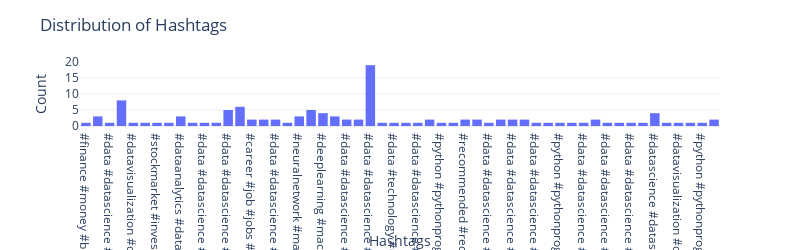

The cell this chart's notebook holds for it:
### Markdown cell above
## **Task 12**
> Have a look at the distribution of hashtags to see which hashtag is used the most in all the
posts

### Code cell
fig = go.Figure(go.Histogram(x = df['Hashtags']))
fig.update_layout(width=800, height=250)
fig.update_layout(
    title = "Distribution of Hashtags",
    xaxis_title="Hashtags",
    yaxis_title = "Count"
)
fig.show()

### Figure 1 — Plotly figure (JSON) as saved in the notebook; plotly's stock layout.template omitted (floating-point values rounded to 4 significant figures)
{"data": [{"type": "histogram", "x": ["#finance #money #business #investing #investment #trading #stockmarket #data #datascience #dataanalysis #dataanalytics #datascientist #machinelearning #python #pythonprogramming #pythonprojects #pythoncode #artificialintelligence #ai #dataanalyst #amankharwal #thecleverprogrammer", "#healthcare #health #covid #data #datascience #dataanalysis #dataanalytics #datascientist #machinelearning #python #pythonprogramming #pythonprojects #pythoncode #artificialintelligence #ai #dataanalyst #amankharwal #thecleverprogrammer", "#data #datascience #dataanalysis #dataanalytics #datascientist #machinelearning #python #pythonprogramming #pythonprojects #pythoncode #artificialintelligence #ai #deeplearning #machinelearningprojects #datascienceprojects #amankharwal #thecleverprogrammer #machinelearningmodels", "#python #pythonprogramming #pythonprojects #pythoncode #pythonlearning #pythondeveloper #pythoncoding #pythonprogrammer #amankharwal #thecleverprogrammer #pythonprojects", "#datavisualization #datascience #data #dataanalytics #machinelearning #dataanalysis #artificialintelligence #python #datascientist #bigdata #deeplearning #dataviz #ai #analytics #technology #dataanalyst #programming #pythonprogramming #statistics #coding #businessintelligence #datamining #tech #business #computerscience #tableau #database #thecleverprogrammer #amankharwal", "#data #datascience #dataanalysis #dataanalytics #datascientist #machinelearning #python #pythonprogramming #pythonprojects #pythoncode #artificialintelligence #ai #deeplearning #algorithm #algorithms #machinelearningalgorithms #ml #amankharwal #thecleverprogrammer #softskills", "#stockmarket #investing #stocks #trading #money #investment #finance #forex #datavisualization #datascience #data #dataanalytics #machinelearning #dataanalysis #ai #candlestick #candlestickcharts", "#python #pythonprogramming #pythonprojects #pythoncode #pythonlearning #pythondeveloper #pythoncoding #pythonprogrammer #amankharwal #thecleverprogrammer #pythonprojects #pythonbooks #bookstagram", "#dataanalytics #datascience #data #machinelearning #datavisualization #bigdata #artificialintelligence #datascientist #python #analytics #ai #dataanalysis #deeplearning #technology #programming #coding #dataanalyst #business #pythonprogramming #datamining #tech #businessintelligence #database #computerscience #statistics #powerbi #dataanalysisprojects #businessanalytics #thecleverprogrammer #amankharwal", "#python #pythonprogramming #pythonprojects #pythoncode #pythonlearning #pythondeveloper #pythoncoding #pythonprogrammer #amankharwal #thecleverprogrammer #pythonprojects", "#neuralnetwork #machinelearning #artificialintelligence #deeplearning #python #ai #datascience #neuralnetworks #programming #tensorflow #datascientist #pythonprogramming #tech #technology #artificialintelligenceai #machinelearningalgorithms #computerscience #coding #ml #data #amankharwal #thecleverprogrammer #alexnet", "#python #pythonprogramming #pythonprojects #pythoncode #pythonlearning #pythondeveloper #pythoncoding #pythonprogrammer #amankharwal #thecleverprogrammer #pythonprojects", "#data #datascience #dataanalysis #dataanalytics #datascientist #machinelearning #python #pythonprogramming #pythonprojects #pythoncode #artificialintelligence #ai #deeplearning #algorithm #algorithms #machinelearningalgorithms #ml #amankharwal #thecleverprogrammer", "#stockmarket #investing #stocks #trading #money #investment #finance #forex #datavisualization #datascience #data #dataanalytics #machinelearning #dataanalysis #ai #candlestick #candlestickcharts #amankharwal #thecleverprogrammer", "#data #datascience #dataanalysis #dataanalytics #datascientist #machinelearning #python #pythonprogramming #pythonprojects #pythoncode #artificialintelligence #ai #deeplearning #sentimentanalysis #sentiment #nlp #naturallanguageprocessing #amankharwal #thecleverprogrammer", "#timeseries #time #statistics #datascience #bigdata #machinelearning #python #ai #timeseriesanalysis #datavisualization #dataanalytics #data #iot #analysis #timeseriesmalaysia #artificialintelligence #analytics #amankharwal #thecleverprogrammer", "#career #job #jobs #jobsearch #education #business #success #careergoals #motivation #work #careerdevelopment #careers #goals #resume #students #careeradvice #datascience #marketing #digitalmarketing #media #socialmedia #IT #webdevelopment #amankharwal #thecleverprogrammer", "#timeseries #time #statistics #datascience #bigdata #machinelearning #python #ai #timeseriesanalysis #datavisualization #dataanalytics #data #iot #analysis #timeseriesmalaysia #artificialintelligence #analytics #amankharwal #thecleverprogrammer", "#data #datascience #dataanalysis #dataanalytics #datascientist #machinelearning #python #pythonprogramming #pythonprojects #pythoncode #artificialintelligence #ai #deeplearning #machinelearningprojects #datascienceprojects #amankharwal #thecleverprogrammer #machinelearningmodels #stress #stressdetection", "#data #datascience #dataanalysis #dataanalytics #datascientist #machinelearning #python #pythonprogramming #pythonprojects #pythoncode #artificialintelligence #ai #deeplearning #machinelearningprojects #datascienceprojects #amankharwal #thecleverprogrammer #machinelearningmodels #zomato #business #casestudy #businessmodel", "#datavisualization #datascience #data #dataanalytics #machinelearning #dataanalysis #artificialintelligence #python #datascientist #bigdata #deeplearning #dataviz #ai #analytics #technology #dataanalyst #programming #pythonprogramming #statistics #coding #businessintelligence #datamining #tech #business #boxplots #thecleverprogrammer #amankharwal", "#neuralnetwork #machinelearning #artificialintelligence #deeplearning #python #ai #datascience #neuralnetworks #programming #tensorflow #datascientist #pythonprogramming #tech #technology #artificialintelligenceai #machinelearningalgorithms #computerscience #coding #ml #data #amankharwal #thecleverprogrammer", "#python #pythonprogramming #pythonprojects #pythoncode #pythonlearning #pythondeveloper #pythoncoding #pythonprogrammer #amankharwal #thecleverprogrammer #pythonprojects", "#programming #coding #programmer #python #developer #javascript #technology #code #coder #java #html #computerscience #tech #css #webdeveloper #software #webdevelopment #codinglife #softwaredeveloper #linux #programmingmemes #webdesign #programmers #php #programminglife #machinelearning #hacking #pythonprogramming #thecleverprogrammer #amankharwal", "#deeplearning #machinelearning #artificialintelligence #datascience #ai #python #coding #technology #programming #bigdata #dataanalytics #datascientist #data #computerscience #tech #neuralnetwork #amankharwal #thecleverprogrammer", "#deeplearning #machinelearning #artificialintelligence #datascience #ai #python #coding #technology #programming #bigdata #dataanalytics #datascientist #data #computerscience #tech #neuralnetwork #amankharwal #thecleverprogrammer", "#data #datascience #dataanalysis #dataanalytics #datascientist #machinelearning #python #pythonprogramming #pythonprojects #pythoncode #artificialintelligence #ai #deeplearning #machinelearningprojects #datascienceprojects #amankharwal #thecleverprogrammer #bitcoin #cryptocurrency", "#programming #coding #programmer #python #developer #javascript #technology #code #coder #java #html #computerscience #tech #css #webdeveloper #software #webdevelopment #codinglife #softwaredeveloper #linux #programmingmemes #webdesign #programmers #php #programminglife #machinelearning #hacking #pythonprogramming #thecleverprogrammer #amankharwal", "#data #datascience #dataanalysis #dataanalytics #datascientist #machinelearning #python #pythonprogramming #pythonprojects #pythoncode #artificialintelligence #ai #deeplearning #algorithm #algorithms #machinelearningalgorithms #ml #amankharwal #thecleverprogrammer #projects #casestudies", "#data #datascience #dataanalysis #dataanalytics #datascientist #machinelearning #python #pythonprogramming #pythonprojects #pythoncode #artificialintelligence #ai #deeplearning #machinelearningprojects #datascienceprojects #amankharwal #thecleverprogrammer #machinelearningmodels #zomato #business #casestudy #businessmodel #amazonfinds", "#data #datascience #dataanalysis #dataanalytics #datascientist #machinelearning #python #pythonprogramming #pythonprojects #pythoncode #artificialintelligence #ai #deeplearning #machinelearningprojects #datascienceprojects #amankharwal #thecleverprogrammer", "#data #technology #datascience #business #tech #bigdata #dataanalytics #machinelearning #ai #analytics #datavisualization #security #artificialintelligence #cybersecurity #programming #python #software #coding #network #internet #cloud #dataanalysis #innovation #datascientist #database #amankharwal #thecleverprogrammer #google", "#programming #coding #programmer #python #developer #javascript #technology #code #coder #java #html #computerscience #tech #css #webdeveloper #software #webdevelopment #codinglife #softwaredeveloper #linux #programmingmemes #webdesign #programmers #php #programminglife #machinelearning #hacking #pythonprogramming #thecleverprogrammer #amankharwal", "#data #datascience #dataanalysis #dataanalytics #datascientist #machinelearning #python #pythonprogramming #pythonprojects #pythoncode #artificialintelligence #ai #deeplearning #sentimentanalysis #sentiment #nlp #naturallanguageprocessing #amankharwal #thecleverprogrammer", "#neuralnetwork #machinelearning #artificialintelligence #deeplearning #python #ai #datascience #neuralnetworks #programming #tensorflow #datascientist #pythonprogramming #tech #technology #artificialintelligenceai #machinelearningalgorithms #computerscience #coding #ml #data #amankharwal #thecleverprogrammer", "#data #datascience #dataanalysis #dataanalytics #datascientist #machinelearning #python #pythonprogramming #pythonprojects #pythoncode #artificialintelligence #ai #deeplearning #sentimentanalysis #sentiment #nlp #naturallanguageprocessing #amankharwal #thecleverprogrammer", "#data #technology #datascience #business #tech #bigdata #dataanalytics #machinelearning #ai #analytics #datavisualization #security #artificialintelligence #cybersecurity #programming #python #software #coding #network #internet #cloud #dataanalysis #innovation #datascientist #database #amankharwal #thecleverprogrammer #facebook", "#data #datascience #dataanalysis #dataanalytics #datascientist #machinelearning #python #pythonprogramming #pythonprojects #pythoncode #artificialintelligence #ai #deeplearning #sentimentanalysis #sentiment #nlp #naturallanguageprocessing #amankharwal #thecleverprogrammer", "#data #datascience #dataanalysis #dataanalytics #datascientist #machinelearning #python #pythonprogramming #pythonprojects #pythoncode #artificialintelligence #ai #deeplearning #sentimentanalysis #sentiment #nlp #naturallanguageprocessing #amankharwal #thecleverprogrammer", "#neuralnetwork #machinelearning #artificialintelligence #deeplearning #python #ai #datascience #neuralnetworks #programming #tensorflow #datascientist #pythonprogramming #tech #technology #artificialintelligenceai #machinelearningalgorithms #computerscience #coding #ml #data #amankharwal #thecleverprogrammer", "#data #datascience #dataanalysis #dataanalytics #datascientist #machinelearning #python #pythonprogramming #pythonprojects #pythoncode #artificialintelligence #ai #deeplearning #machinelearningprojects #datascienceprojects #amankharwal #thecleverprogrammer", "#data #datascience #dataanalysis #dataanalytics #datascientist #machinelearning #python #pythonprogramming #pythonprojects #pythoncode #artificialintelligence #ai #deeplearning #machinelearningprojects #datascienceprojects #amankharwal #thecleverprogrammer #interview #datascienceinterview", "#data #datascience #dataanalysis #dataanalytics #datascientist #machinelearning #python #pythonprogramming #pythonprojects #pythoncode #artificialintelligence #ai #deeplearning #machinelearningprojects #datascienceprojects #amankharwal #thecleverprogrammer #interview #neuralnetworks", "#python #pythonprogramming #pythonprojects #pythoncode #pythonlearning #pythondeveloper #pythoncoding #pythonprogrammer #amankharwal #thecleverprogrammer #pythonprojects #otp #otpverification", "#python #pythonprogramming #pythonprojects #pythoncode #pythonlearning #pythondeveloper #pythoncoding #pythonprogrammer #amankharwal #thecleverprogrammer #pythonprojects #qrcodes", "#python #pythonprogramming #pythonprojects #pythoncode #pythonlearning #pythondeveloper #pythoncoding #pythonprogrammer #amankharwal #thecleverprogrammer #pythonprojects", "#data #datascience #dataanalysis #dataanalytics #datascientist #machinelearning #python #pythonprogramming #pythonprojects #pythoncode #artificialintelligence #ai #deeplearning #machinelearningprojects #datascienceprojects #amankharwal #thecleverprogrammer", "#dataanalytics #datascience #data #machinelearning #datavisualization #bigdata #artificialintelligence #datascientist #python #analytics #ai #dataanalysis #deeplearning #technology #programming #coding #dataanalyst #business #pythonprogramming #datamining #tech #businessintelligence #database #computerscience #statistics #powerbi #dataanalysisprojects #businessanalytics #thecleverprogrammer #amankharwal", "#data #datascience #dataanalysis #dataanalytics #datascientist #machinelearning #python #pythonprogramming #pythonprojects #pythoncode #artificialintelligence #ai #deeplearning #machinelearningprojects #datascienceprojects #amankharwal #thecleverprogrammer", "#data #datascience #dataanalysis #dataanalytics #datascientist #machinelearning #python #pythonprogramming #pythonprojects #pythoncode #artificialintelligence #ai #deeplearning #machinelearningprojects #datascienceprojects #amankharwal #thecleverprogrammer", "#timeseries #time #statistics #datascience #bigdata #machinelearning #python #ai #timeseriesanalysis #datavisualization #dataanalytics #data #iot #analysis #timeseriesmalaysia #artificialintelligence #analytics #amankharwal #thecleverprogrammer", "#data #datascience #dataanalysis #dataanalytics #datascientist #machinelearning #python #pythonprogramming #pythonprojects #pythoncode #artificialintelligence #ai #deeplearning #machinelearningprojects #datascienceprojects #amankharwal #thecleverprogrammer", "#data #datascience #dataanalysis #dataanalytics #datascientist #machinelearning #python #pythonprogramming #pythonprojects #pythoncode #artificialintelligence #ai #deeplearning #machinelearningprojects #datascienceprojects #amankharwal #thecleverprogrammer", "#data #datascience #dataanalysis #dataanalytics #datascientist #machinelearning #python #pythonprogramming #pythonprojects #pythoncode #artificialintelligence #ai #deeplearning #machinelearningprojects #datascienceprojects #amankharwal #thecleverprogrammer", "#python #pythonprogramming #pythonprojects #pythoncode #pythonlearning #pythondeveloper #pythoncoding #pythonprogrammer #amankharwal #thecleverprogrammer #pythonprojects", "#datavisualization #datascience #data #dataanalytics #machinelearning #dataanalysis #artificialintelligence #python #datascientist #bigdata #deeplearning #dataviz #ai #analytics #technology #dataanalyst #programming #pythonprogramming #statistics #coding #businessintelligence #datamining #tech #business #computerscience #tableau #database #bigdataanalytics #powerbi", "#recommended #recommendations #recommendationsystem #recommendation #data #datascience #dataanalysis #dataanalytics #datascientist #machinelearning #python #pythonprogramming #pythonprojects #pythoncode #artificialintelligence #ai #amankharwal #thecleverprogrammer", "#datavisualization #datascience #data #dataanalytics #machinelearning #dataanalysis #artificialintelligence #python #datascientist #bigdata #deeplearning #dataviz #ai #analytics #technology #dataanalyst #programming #pythonprogramming #statistics #amankharwal #thecleverprogrammer", "#data #datascience #dataanalysis #dataanalytics #datascientist #machinelearning #python #pythonprogramming #pythonprojects #pythoncode #artificialintelligence #ai #deeplearning #machinelearningprojects #datascienceprojects #amankharwal #thecleverprogrammer #finance #business #money #investing", "#coding #programming #programmer #python #developer #javascript #code #coder #technology #html #computerscience #codinglife #java #webdeveloper #tech #css #webdevelopment #software #softwaredeveloper #interview #job #codinginterview #amankharwal #thecleverprogrammer", "#data #datascience #dataanalysis #dataanalytics #datascientist #machinelearning #python #pythonprogramming #pythonprojects #pythoncode #artificialintelligence #ai #deeplearning #machinelearningprojects #datascienceprojects #amankharwal #thecleverprogrammer", "#healthcare #health #covid #data #datascience #dataanalysis #dataanalytics #datascientist #machinelearning #python #pythonprogramming #pythonprojects #pythoncode #artificialintelligence #ai #dataanalyst #amankharwal #thecleverprogrammer", "#data #datascience #dataanalysis #dataanalytics #datascientist #machinelearning #python #pythonprogramming #pythonprojects #pythoncode #artificialintelligence #ai #deeplearning #machinelearningprojects #datascienceprojects #amankharwal #thecleverprogrammer", "#data #datascience #dataanalysis #dataanalytics #datascientist #machinelearning #python #pythonprogramming #pythonprojects #pythoncode #artificialintelligence #ai #deeplearning #algorithm #algorithms #machinelearningalgorithms #amankharwal #thecleverprogrammer", "#python #pythonprogramming #pythonprojects #pythoncode #pythonlearning #pythondeveloper #pythoncoding #pythonprogrammer #amankharwal #thecleverprogrammer", "#data #datascience #dataanalysis #dataanalytics #datascientist #machinelearning #python #pythonprogramming #pythonprojects #pythoncode #artificialintelligence #ai #deeplearning #machinelearningprojects #datascienceprojects #amankharwal #thecleverprogrammer #bitcoin #cryptocurrency", "#python #pythonprogramming #pythonprojects #pythoncode #pythonlearning #pythondeveloper #pythoncoding #pythonprogrammer #amankharwal #thecleverprogrammer", "#python #pythonprogramming #pythonprojects #pythoncode #pythonlearning #pythondeveloper #pythoncoding #pythonprogrammer #amankharwal #thecleverprogrammer #pythonprojects", "#recommended #recommendations #recommendationsystem #recommendation #data #datascience #dataanalysis #dataanalytics #datascientist #machinelearning #python #pythonprogramming #pythonprojects #pythoncode #artificialintelligence #ai #amankharwal #thecleverprogrammer", "#data #datascience #dataanalysis #dataanalytics #datascientist #machinelearning #python #pythonprogramming #pythonprojects #pythoncode #artificialintelligence #ai #deeplearning #sentimentanalysis #sentiment #nlp #naturallanguageprocessing #amankharwal #thecleverprogrammer #flipkart", "#datavisualization #datascience #data #dataanalytics #machinelearning #dataanalysis #artificialintelligence #python #datascientist #bigdata #deeplearning #dataviz #ai #analytics #technology #dataanalyst #programming #pythonprogramming #statistics #amankharwal #thecleverprogrammer", "#data #datascience #dataanalysis #dataanalytics #datascientist #machinelearning #python #pythonprogramming #pythonprojects #pythoncode #artificialintelligence #ai #deeplearning #machinelearningprojects #datascienceprojects #amankharwal #thecleverprogrammer #news", "#coding #programming #programmer #python #developer #javascript #code #coder #technology #html #computerscience #codinglife #java #webdeveloper #tech #css #webdevelopment #software #softwaredeveloper #interview #job #codinginterview #amankharwal #thecleverprogrammer", "#data #datascience #dataanalysis #dataanalytics #datascientist #machinelearning #python #pythonprogramming #pythonprojects #pythoncode #artificialintelligence #ai #deeplearning #machinelearningprojects #datascienceprojects #amankharwal #thecleverprogrammer", "#healthcare #health #covid #data #datascience #dataanalysis #dataanalytics #datascientist #machinelearning #python #pythonprogramming #pythonprojects #pythoncode #artificialintelligence #ai #dataanalyst #amankharwal #thecleverprogrammer", "#python #pythonprogramming #pythonprojects #pythoncode #pythonlearning #pythondeveloper #pythoncoding #pythonprogrammer #amankharwal #thecleverprogrammer #naturallanguageprocessing #nlp", "#data #datascience #dataanalysis #dataanalytics #datascientist #machinelearning #python #pythonprogramming #pythonprojects #pythoncode #artificialintelligence #ai #deeplearning #algorithm #algorithms #machinelearningalgorithms #amankharwal #thecleverprogrammer", "#data #datascience #dataanalysis #dataanalytics #datascientist #machinelearning #python #pythonprogramming #pythonprojects #pythoncode #artificialintelligence #ai #deeplearning #machinelearningprojects #datascienceprojects #amankharwal #thecleverprogrammer", "#python #pythonprogramming #pythonprojects #pythoncode #pythonlearning #pythondeveloper #pythoncoding #pythonprogrammer #amankharwal #thecleverprogrammer #pythonprogram @codergallery", "#data #datascience #dataanalysis #dataanalytics #datascientist #machinelearning #python #pythonprogramming #pythonprojects #pythoncode #artificialintelligence #ai #deeplearning #machinelearningprojects #datascienceprojects #amankharwal #thecleverprogrammer #whatsapp", "#data #datascience #dataanalysis #dataanalytics #datascientist #machinelearning #python #pythonprogramming #pythonprojects #pythoncode #artificialintelligence #ai #deeplearning #machinelearningprojects #datascienceprojects #amankharwal #thecleverprogrammer", "#data #datascience #dataanalysis #dataanalytics #datascientist #machinelearning #python #pythonprogramming #pythonprojects #pythoncode #artificialintelligence #ai #deeplearning #machinelearningprojects #datascienceprojects #amankharwal #thecleverprogrammer #roadmap", "#timeseries #time #statistics #datascience #bigdata #machinelearning #python #ai #timeseriesanalysis #datavisualization #dataanalytics #data #iot #analysis #timeseriesmalaysia #artificialintelligence #analytics #amankharwal #thecleverprogrammer", "#career #job #jobs #jobsearch #education #business #success #careergoals #motivation #work #careerdevelopment #careers #goals #resume #students #careeradvice #datascience #marketing #digitalmarketing #media #socialmedia #IT #webdevelopment #amankharwal #thecleverprogrammer", "#timeseries #time #statistics #datascience #bigdata #machinelearning #python #ai #timeseriesanalysis #datavisualization #dataanalytics #data #iot #analysis #timeseriesmalaysia #artificialintelligence #analytics #amankharwal #thecleverprogrammer", "#data #datascience #dataanalysis #dataanalytics #datascientist #machinelearning #python #pythonprogramming #pythonprojects #pythoncode #artificialintelligence #ai #deeplearning #machinelearningprojects #datascienceprojects #amankharwal #thecleverprogrammer #machinelearningmodels #stress #stressdetection", "#data #datascience #dataanalysis #dataanalytics #datascientist #machinelearning #python #pythonprogramming #pythonprojects #pythoncode #artificialintelligence #ai #deeplearning #machinelearningprojects #datascienceprojects #amankharwal #thecleverprogrammer #machinelearningmodels #zomato #business #casestudy #businessmodel", "#data #datascience #dataanalysis #dataanalytics #datascientist #machinelearning #python #pythonprogramming #pythonprojects #pythoncode #artificialintelligence #ai #deeplearning #machinelearningprojects #datascienceprojects #amankharwal #thecleverprogrammer", "#dataanalytics #datascience #data #machinelearning #datavisualization #bigdata #artificialintelligence #datascientist #python #analytics #ai #dataanalysis #deeplearning #technology #programming #coding #dataanalyst #business #pythonprogramming #datamining #tech #businessintelligence #database #computerscience #statistics #powerbi #dataanalysisprojects #businessanalytics #thecleverprogrammer #amankharwal", "#data #datascience #dataanalysis #dataanalytics #datascientist #machinelearning #python #pythonprogramming #pythonprojects #pythoncode #artificialintelligence #ai #deeplearning #machinelearningprojects #datascienceprojects #amankharwal #thecleverprogrammer", "#data #datascience #dataanalysis #dataanalytics #datascientist #machinelearning #python #pythonprogramming #pythonprojects #pythoncode #artificialintelligence #ai #deeplearning #machinelearningprojects #datascienceprojects #amankharwal #thecleverprogrammer", "#timeseries #time #statistics #datascience #bigdata #machinelearning #python #ai #timeseriesanalysis #datavisualization #dataanalytics #data #iot #analysis #timeseriesmalaysia #artificialintelligence #analytics #amankharwal #thecleverprogrammer", "#programming #coding #programmer #python #developer #javascript #technology #code #coder #java #html #computerscience #tech #css #webdeveloper #software #webdevelopment #codinglife #softwaredeveloper #linux #programmingmemes #webdesign #programmers #php #programminglife #machinelearning #hacking #pythonprogramming #thecleverprogrammer #amankharwal", "#deeplearning #machinelearning #artificialintelligence #datascience #ai #python #coding #technology #programming #bigdata #dataanalytics #datascientist #data #computerscience #tech #neuralnetwork #amankharwal #thecleverprogrammer", "#deeplearning #machinelearning #artificialintelligence #datascience #ai #python #coding #technology #programming #bigdata #dataanalytics #datascientist #data #computerscience #tech #neuralnetwork #amankharwal #thecleverprogrammer", "#data #datascience #dataanalysis #dataanalytics #datascientist #machinelearning #python #pythonprogramming #pythonprojects #pythoncode #artificialintelligence #ai #deeplearning #machinelearningprojects #datascienceprojects #amankharwal #thecleverprogrammer #bitcoin #cryptocurrency", "#programming #coding #programmer #python #developer #javascript #technology #code #coder #java #html #computerscience #tech #css #webdeveloper #software #webdevelopment #codinglife #softwaredeveloper #linux #programmingmemes #webdesign #programmers #php #programminglife #machinelearning #hacking #pythonprogramming #thecleverprogrammer #amankharwal", "#data #datascience #dataanalysis #dataanalytics #datascientist #machinelearning #python #pythonprogramming #pythonprojects #pythoncode #artificialintelligence #ai #deeplearning #algorithm #algorithms #machinelearningalgorithms #ml #amankharwal #thecleverprogrammer #projects #casestudies", "#data #datascience #dataanalysis #dataanalytics #datascientist #machinelearning #python #pythonprogramming #pythonprojects #pythoncode #artificialintelligence #ai #deeplearning #machinelearningprojects #datascienceprojects #amankharwal #thecleverprogrammer #machinelearningmodels #zomato #business #casestudy #businessmodel #amazonfinds", "#data #datascience #dataanalysis #dataanalytics #datascientist #machinelearning #python #pythonprogramming #pythonprojects #pythoncode #artificialintelligence #ai #deeplearning #machinelearningprojects #datascienceprojects #amankharwal #thecleverprogrammer #roadmap", "#data #datascience #dataanalysis #dataanalytics #datascientist #machinelearning #python #pythonprogramming #pythonprojects #pythoncode #artificialintelligence #ai #deeplearning #machinelearningprojects #datascienceprojects #amankharwal #thecleverprogrammer", "#data #datascience #dataanalysis #dataanalytics #datascientist #machinelearning #python #pythonprogramming #pythonprojects #pythoncode #artificialintelligence #ai #deeplearning #sentimentanalysis #sentiment #nlp #naturallanguageprocessing #amankharwal #thecleverprogrammer #ukraine", "#python #pythonprogramming #pythonprojects #pythoncode #pythonlearning #pythondeveloper #pythoncoding #pythonprogrammer #amankharwal #thecleverprogrammer #pythonprojects #otp #otpverification", "#python #pythonprogramming #pythonprojects #pythoncode #pythonlearning #pythondeveloper #pythoncoding #pythonprogrammer #amankharwal #thecleverprogrammer #coding #programming #computerscience #datascience #webdevelopment #machinelearning", "#data #datascience #dataanalysis #dataanalytics #datascientist #machinelearning #python #pythonprogramming #pythonprojects #pythoncode #artificialintelligence #ai #deeplearning #machinelearningprojects #datascienceprojects #amankharwal #thecleverprogrammer", "#data #datascience #dataanalysis #dataanalytics #datascientist #machinelearning #python #pythonprogramming #pythonprojects #pythoncode #artificialintelligence #ai #deeplearning #machinelearningprojects #datascienceprojects #amankharwal #thecleverprogrammer", "#data #datascience #dataanalysis #dataanalytics #datascientist #machinelearning #python #pythonprogramming #pythonprojects #pythoncode #artificialintelligence #ai #deeplearning #machinelearningprojects #datascienceprojects #amankharwal #thecleverprogrammer #instagram #instagramreach", "#machinelearning #machinelearningalgorithms #datascience #dataanalysis #dataanalytics #datascientist #python #pythonprogramming #pythonprojects #pythoncode #artificialintelligence #ai #deeplearning #algorithm #algorithms #amankharwal #thecleverprogrammer", "#datascience #datasciencejobs #datasciencetraining #datascienceeducation #datasciencecourse #data #dataanalysis #dataanalytics #datascientist #machinelearning #artificialintelligence #ai #deeplearning #machinelearningprojects #datascienceprojects #amankharwal #thecleverprogrammer", "#sql #mysql #datascience #datasciencejobs #datasciencetraining #datascienceeducation #datasciencecourse #data #dataanalysis #dataanalytics #datascientist #machinelearning #artificialintelligence #ai #deeplearning #machinelearningprojects #datascienceprojects #amankharwal #thecleverprogrammer", "#datavisualization #datascience #datasciencejobs #datasciencetraining #datascienceeducation #datasciencecourse #data #dataanalysis #dataanalytics #datascientist #machinelearning #artificialintelligence #ai #deeplearning #machinelearningprojects #datascienceprojects #amankharwal #thecleverprogrammer", "#python #pythonprogramming #pythoncode #pythonlearning #pythondeveloper #pythonprogrammer #pythonprojects #python3 #pythoncoding #pythonprogramminglanguage #amankharwal #thecleverprogrammer #nlp #naturallanguageprocessing", "#python #pythonprogramming #pythoncode #pythonlearning #pythondeveloper #pythonprogrammer #pythonprojects #python3 #pythoncoding #pythonprogramminglanguage #amankharwal #thecleverprogrammer", "#datascience #datasciencejobs #datasciencetraining #datascienceeducation #datasciencecourse #data #dataanalysis #dataanalytics #datascientist #machinelearning #artificialintelligence #ai #deeplearning #machinelearningprojects #datascienceprojects #amankharwal #thecleverprogrammer", "#datascience #datasciencejobs #datasciencetraining #datascienceeducation #datasciencecourse #data #dataanalysis #dataanalytics #datascientist #machinelearning #artificialintelligence #ai #deeplearning #machinelearningprojects #datascienceprojects #amankharwal #thecleverprogrammer", "#machinelearning #machinelearningalgorithms #datascience #dataanalysis #dataanalytics #datascientist #python #pythonprogramming #pythonprojects #pythoncode #artificialintelligence #ai #deeplearning #algorithm #algorithms #amankharwal #thecleverprogrammer #clustering", "#machinelearning #machinelearningalgorithms #datascience #dataanalysis #dataanalytics #datascientist #python #pythonprogramming #pythonprojects #pythoncode #artificialintelligence #ai #deeplearning #algorithm #algorithms #amankharwal #thecleverprogrammer #clustering", "#datascience #datasciencejobs #datasciencetraining #datascienceeducation #datasciencecourse #data #dataanalysis #dataanalytics #datascientist #machinelearning #artificialintelligence #ai #deeplearning #machinelearningprojects #datascienceprojects #amankharwal #thecleverprogrammer", "#python #pythonprogramming #pythonprojects #pythoncode #pythonlearning #pythondeveloper #pythoncoding #pythonprogrammer #amankharwal #thecleverprogrammer #pythonprojects"]}], "layout": {"height": 250, "title": {"text": "Distribution of Hashtags"}, "width": 800, "xaxis": {"title": {"text": "Hashtags"}}, "yaxis": {"title": {"text": "Count"}}}}
